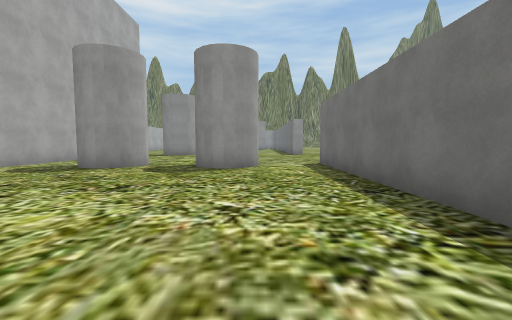
View 1 (above)

13 first-person views from a walk through a Unity game level. The camera is 1.3 m above the floor, tilts 4° down and sees 90° across. The floor is counted in squares, 2 m on a side. Each view is taken from the middle of a square. On the plan, view 1 faces up. The plan holds only what a view shows up to about 9 squares ahead; the rest is blank. The place goes on beyond the plan. The player is left out. Some surface patterns are stand-ins.

View 2
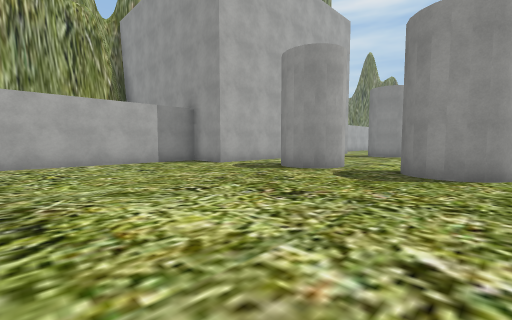

View 3
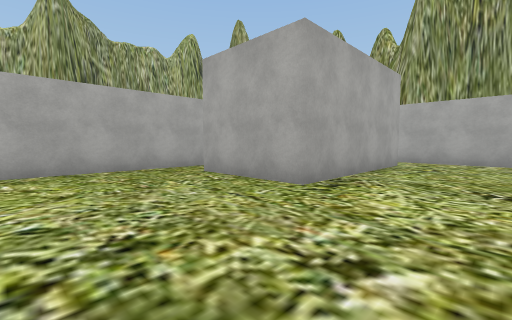

View 4
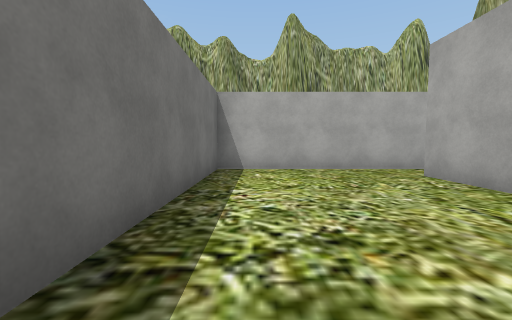

View 5
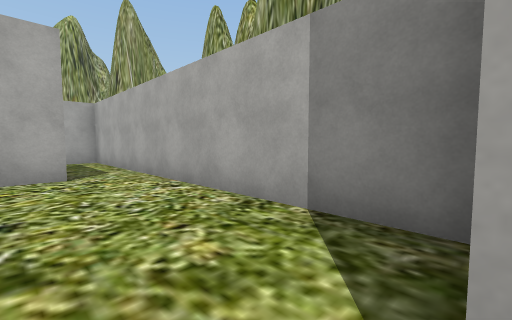

View 6
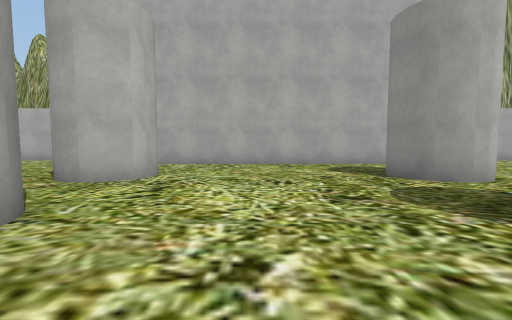

View 7
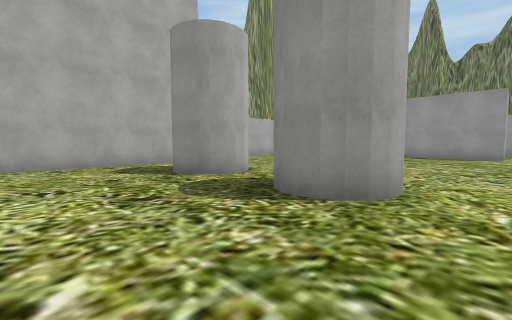

View 8
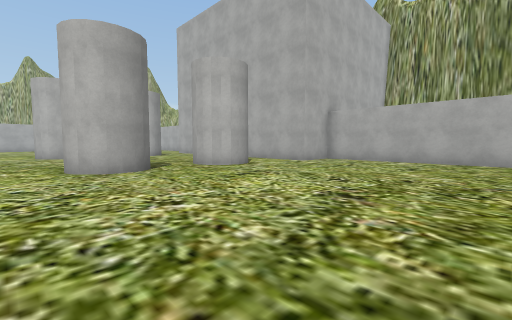

View 9
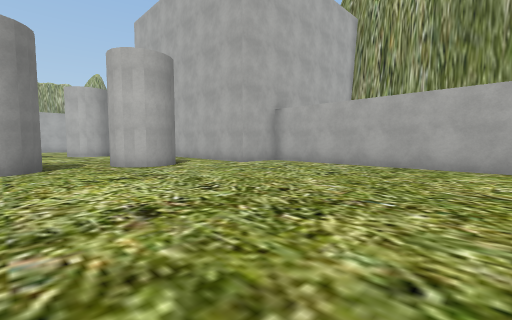

View 10
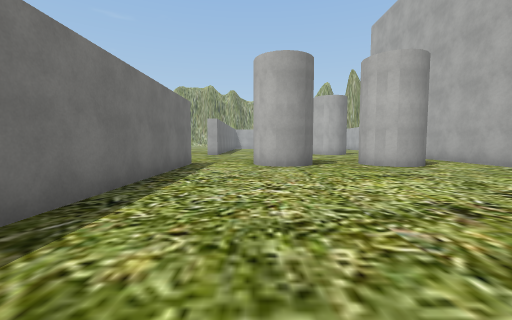

View 11
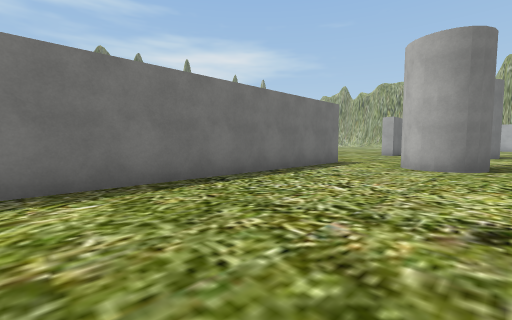

View 12
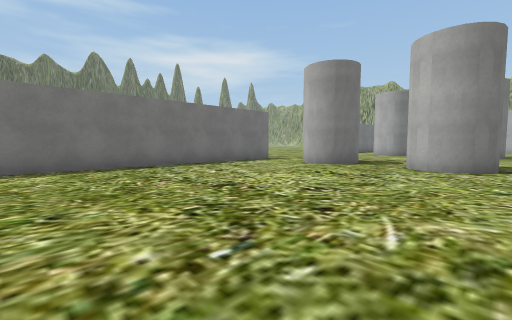

View 13
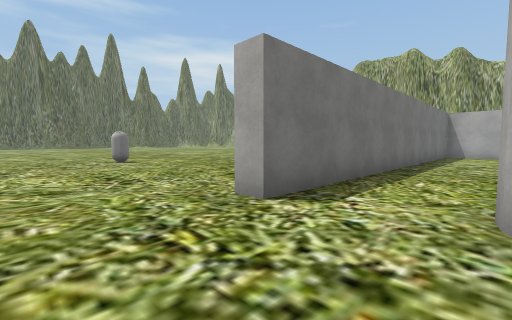

### Floor plan
Key: @ floor where view 1 was taken; # wall or solid block; . floor; O other object.
Columns run from 8 left of view 1 to 11 right of it. Each row starts with its distance up from view 1.
 21 #.........#
 20 #.........#
 19 #.........#
 18 #.........#
 17 #.........#
 16 #.........#
 15 #.........#
 14 ##..#..#..#
 13  #..#..##..
 12  #.........
 11  #........
 10  #..................
  9  #..................
  8  #..#..#...........
  7  #..#..##.#......O
  6 ##........# .....
  5 #.........#   ..
  4 #.........#
  3 #.........#
  2 #.........#
  1 #.........#
  0 #.####..@.#
 -1 #.   #....#
 -2 #.   #....#
 -3 ##   ######

Where each view was taken, in squares from view 1:
view 1: 0 up, 0 right, facing up
view 2: 1 up, 0 right, facing up-left
view 3: 3 up, 1 right, facing down-left
view 4: 3 up, 1 right, facing down
view 5: 6 up, 6 left, facing down-left
view 6: 10 up, 1 right, facing left
view 7: 10 up, 1 right, facing up-left
view 8: 20 up, 1 right, facing down-left
view 9: 21 up, 1 left, facing down-left
view 10: 21 up, 0 right, facing down
view 11: 21 up, 2 left, facing down-right
view 12: 21 up, 5 left, facing down-right
view 13: 10 up, 0 right, facing down-right
